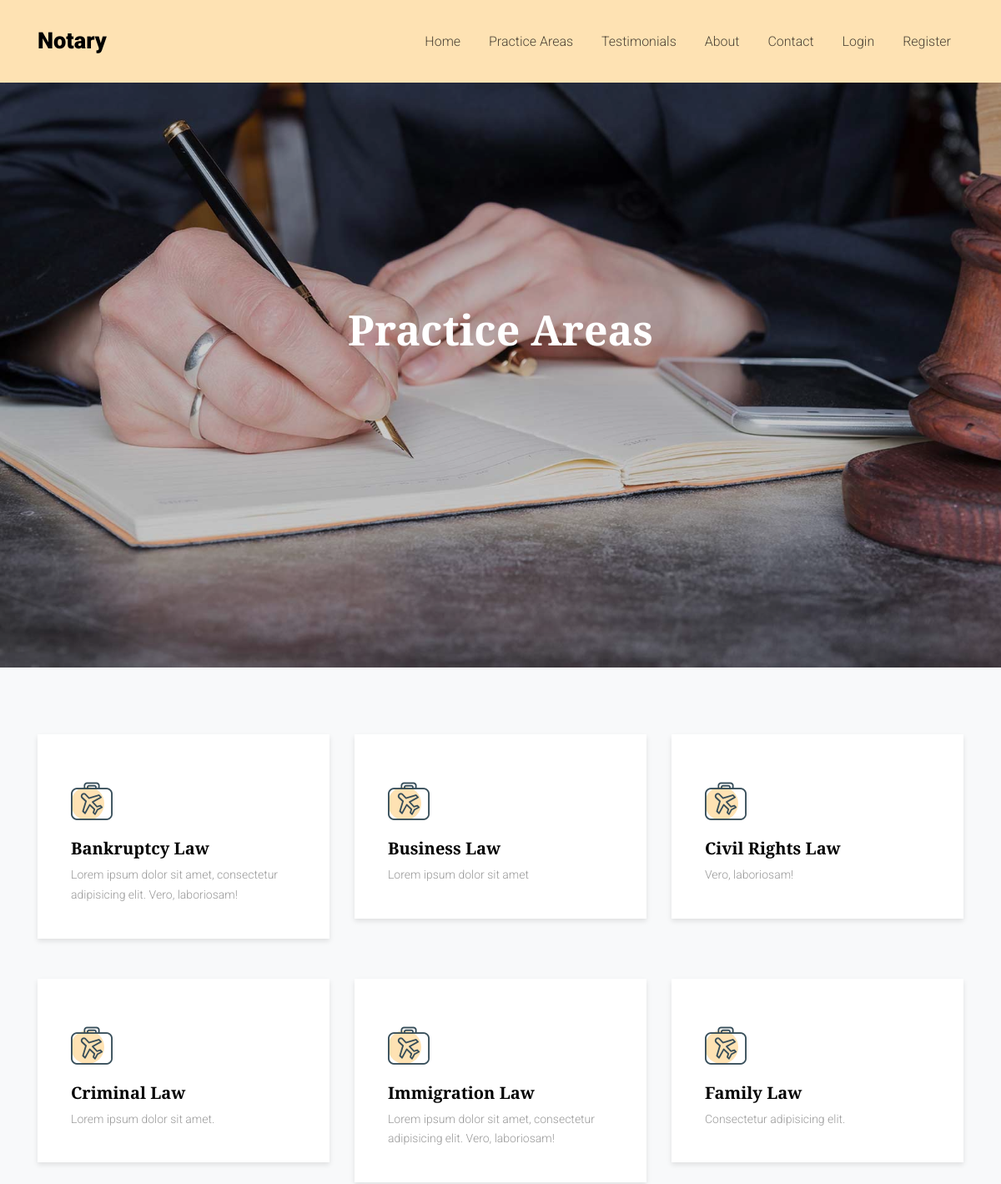
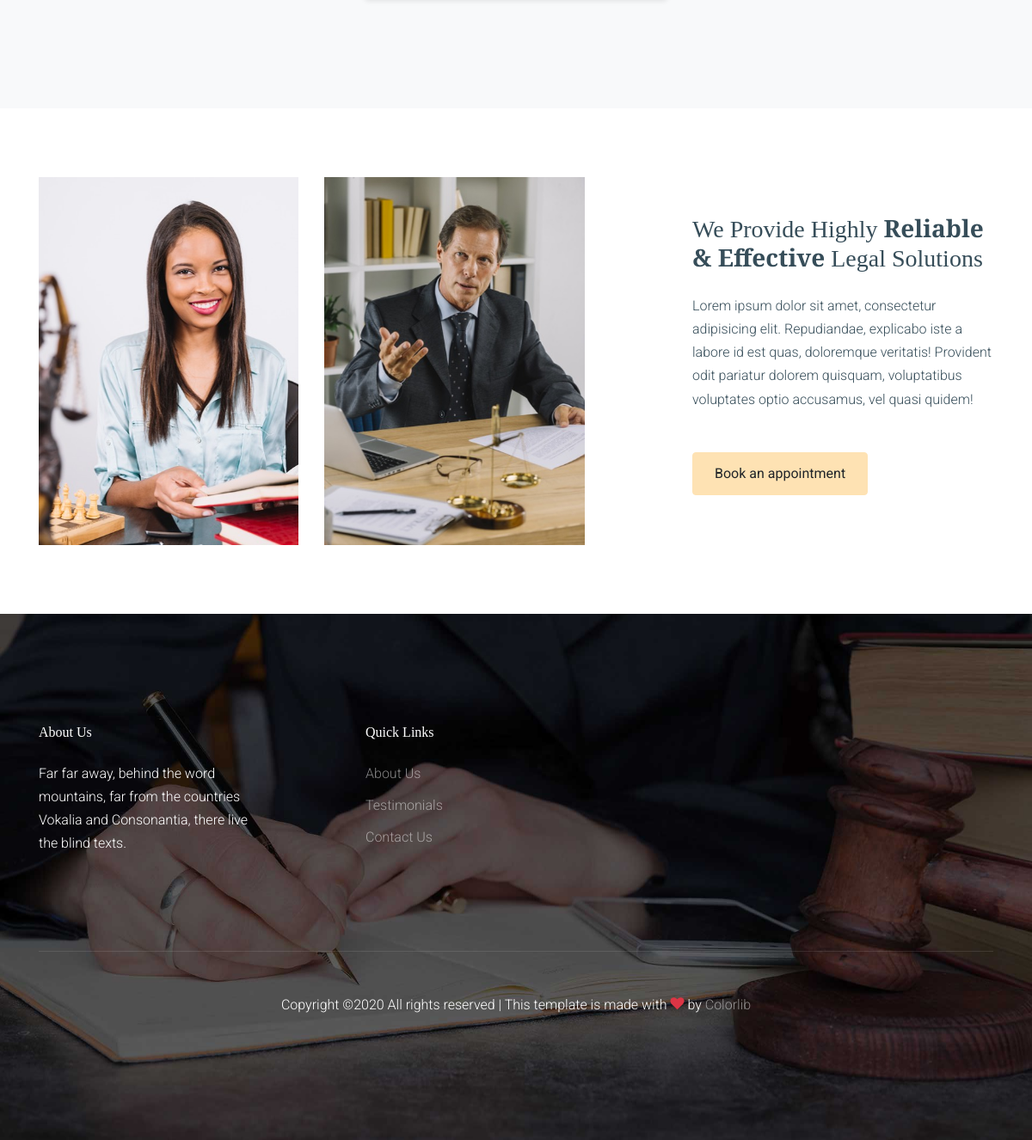
Page /practice-areas.html on the committed database (2 pictures, top to bottom).
### firm/models.py (models this page shows)
class practice(models.Model):
      photo=models.ImageField(upload_to='images')
      lawtype=models.CharField(max_length=50)
      text=models.CharField(max_length=100)

### firm/views.py (the view)
# urls.py: path('practice-areas.html',views.practice,name='practise'),
def practice(request):
    practice1=firm.models.practice.objects.all()
    return render(request,'practice-areas.html',{'practice1':practice1})

### templates/practice-areas.html (shortened to what this page needs)
{% load static %}
<!doctype html>
<html lang="en">
  <head>
    <link rel="stylesheet" href="{% static 'fonts/icomoon/style.css' %}">
    <link rel="stylesheet" href="{% static 'css/bootstrap.min.css' %}">
    <link rel="stylesheet" href="{% static 'css/bootstrap-datepicker.css' %}">
    <link rel="stylesheet" href="{% static 'css/jquery.fancybox.min.css' %}">
    <link rel="stylesheet" href="{% static 'css/owl.carousel.min.css' %}">
    <link rel="stylesheet" href="{% static 'css/owl.theme.default.min.css' %}">
    <link rel="stylesheet" href="{% static 'fonts/flaticon/font/flaticon.css' %}">
    <link rel="stylesheet" href="{% static 'css/aos.css' %}">
    <link rel="stylesheet" href="{% static 'css/style.css' %}">
  </head>
  <body>
    <div class="site-wrap" id="home-section">
      <header class="site-navbar site-navbar-target" role="banner">
        <div class="container">
          <div class="row align-items-center position-relative">
            <div class="col">
              <div class="site-logo">
                <a href="index.html"><strong>Notary</strong></a>
              </div>
            </div>
            <div class="col-9 text-right text-lg-left">
              <nav class="site-navigation text-right ml-auto d-none d-lg-block" role="navigation">
                <ul class="site-menu main-menu js-clone-nav ml-auto ">
                  <li><a href="index.html" class="nav-link">Home</a></li>
                  <li class="has-children active">
                   <li><a href="practice-areas.html" class="nav-link">Practice Areas</a>
                  <li><a href="testimonials.html" class="nav-link">Testimonials</a></li>
                  <li><a href="about.html" class="nav-link">About</a></li>
                  <li><a href="contact.html" class="nav-link">Contact</a></li>
                  {% if user.is_authenticated %}
                  <li>Welcome {{user.username}}!</li>
                  <li><a href="logout">Logout</a></li>
                  {% else %}
                  <li><a href="login.html">Login</a></li>
                  <li><a href="register.html">Register</a></li>
                  {% endif %}
                </ul>
              </nav>
            </div>
          </div>
        </div>
      </header>
      <div class="hero overlay" style="background-image: url({% static 'images/hero_bg_1.jpg' %})">
        <div class="container">
          <div class="row align-items-center justify-content-center">
            <div class="col-lg-12">
              <div class="row align-items-center justify-content-center">
                <div class="col-lg-7 text-center intro">
                  <h1 class="text-white"><strong>Practice Areas</strong></h1>
                </div>
              </div>
            </div>
          </div>
        </div>
      </div>
      <div class="site-section bg-light">
        <div class="container">
          <div class="row">
            {% for i in practice1 %}
            <div class="col-lg-4 mb-5">
              <div class="practicing">
                <div class="practicing-inner">
                  <div class="wrap-icon">
                    <span class="flaticon-luggage"></span>
                  </div>
                  <h3>{{i.lawtype}}</h3>
                  <p>{{i.text}}</p>
                </div>
              </div>
            </div>
            {% endfor %}
          </div>
        </div>
      </div>
      <div class="site-section">
        <div class="container">
          <div class="row align-items-center">
            <div class="col-lg-7 text-center">
              <div class="row mb-5 mb-lg-0">
                <div class="col-6">
                  <img src="{% static 'images/atty_1.jpg' %}" alt="Image" class="img-fluid">
                </div>
                <div class="col-6">
                  <img src="{% static 'images/atty_2.jpg' %}" alt="Image" class="img-fluid">
                </div>
              </div>
            </div>
            <div class="col-lg-4 ml-auto order-lg-1">
              <h3 class="mb-4 section-heading">We Provide Highly <strong>Reliable &amp; Effective</strong> Legal Solutions </h3>
              <p class="mb-5">Lorem ipsum dolor sit amet, consectetur adipisicing elit. Repudiandae, explicabo iste a labore id est quas, doloremque veritatis! Provident odit pariatur dolorem quisquam, voluptatibus voluptates optio accusamus, vel quasi quidem!</p>
              <p><a href="index.html" class="btn btn-primary">Book an appointment</a></p>
            </div>
          </div>
        </div>
      </div>
      <footer class="site-footer" style="background-image: url({% static 'images/hero_bg_footer.jpg' %})">
        <div class="container">
          <div class="row">
            <div class="col-lg-3">
              <h2 class="footer-heading mb-4">About Us</h2>
              <p>Far far away, behind the word mountains, far from the countries Vokalia and Consonantia, there live the blind texts.</p>
            </div>
            <div class="col-lg-8 ml-auto">
              <div class="row">
                <div class="col-lg-3">
                  <h2 class="footer-heading mb-4">Quick Links</h2>
                  <ul class="list-unstyled">
                    <li><a href="about.html">About Us</a></li>
                    <li><a href="testimonials.html">Testimonials</a></li>
                    <li><a href="contact.html">Contact Us</a></li>
                  </ul>
                </div>
              </div>
            </div>
          </div>
          <div class="row pt-5 mt-5 text-center">
            <div class="col-md-12">
              <div class="border-top pt-5">
                <p>
              Copyright &copy;<script>document.write(new Date().getFullYear());</script> All rights reserved | This template is made with <i class="icon-heart text-danger" aria-hidden="true"></i> by <a href="https://colorlib.com" target="_blank" >Colorlib</a>
              </p>
              </div>
            </div>
          </div>
        </div>
      </footer>
    </div>
  </body>
</html>

### static/css/style.css (style rules this page uses)
body { line-height: 1.7; color: #364d59 !important; font-weight: 300; font-size: 1rem; background: #fff; }
a { -webkit-transition: .3s all ease; -o-transition: .3s all ease; transition: .3s all ease; text-decoration: none; }
h1, h2, h3, h4, h5, .h1, .h2, .h3, .h4, .h5 { font-weight: 300; color: #364d59; font-family: 'Playfair Display'; }
.site-section { padding: 2.5em 0; }
@media (min-width: 768px) { .site-section { padding: 5em 0; } }
.site-footer { padding: 4em 0; background-size: cover; background-repeat: no-repeat; background-position: center center; }
@media (min-width: 768px) { .site-footer { padding: 8em 0; } }
.site-footer .border-top { border-top: 1px solid rgba(255, 255, 255, 0.1) !important; }
.site-footer p { color: #fff; }
.site-footer h2, .site-footer h3, .site-footer h4, .site-footer h5 { color: #fff; }
.site-footer a { color: rgba(255, 255, 255, 0.5); }
.site-footer ul li { margin-bottom: 10px; }
.site-footer .footer-heading { font-size: 16px; color: #fff; }
.select-wrap, .wrap-icon { position: relative; }
.site-navbar { margin-bottom: 0px; z-index: 9; position: absolute; top: 0; width: 100%; padding: 1rem; background: #fee2b3; }
.site-navbar .site-logo { margin: 0; padding: 0; font-size: 1.7rem; }
.site-navbar .site-logo strong { font-weight: 900; }
.site-navbar .site-logo a { color: #000; }
.site-navbar .site-navigation .site-menu { margin: 0; padding: 0; margin-bottom: 0; }
.site-navbar .site-navigation .site-menu .active { color: #fee2b3 !important; }
.site-navbar .site-navigation .site-menu a { text-decoration: none !important; display: inline-block; }
.site-navbar .site-navigation .site-menu > li { display: inline-block; }
.site-navbar .site-navigation .site-menu > li > a { margin-left: 15px; margin-right: 15px; padding: 20px 0px; color: rgba(0, 0, 0, 0.7); display: inline-block; text-decoration: none !important; }
.site-navbar .site-navigation .site-menu .has-children { position: relative; }
.site-mobile-menu .site-nav-wrap { padding: 0; margin: 0; list-style: none; position: relative; }
.site-mobile-menu .site-nav-wrap a { padding: 10px 20px; display: block; position: relative; color: #212529; }
.site-mobile-menu .site-nav-wrap li { position: relative; display: block; }
.site-mobile-menu .site-nav-wrap > li { display: block; position: relative; float: left; width: 100%; }
.site-mobile-menu .site-nav-wrap > li > a { padding-left: 20px; font-size: 20px; }
.hero { position: relative; background-size: cover; }
.hero, .hero > .container > .row { height: 100vh; min-height: 770px; }
.hero .intro { position: relative; z-index: 4; }
.hero .intro h1 { color: #000; font-size: 50px; }
.hero .intro strong { font-weight: 900; }
.hero.overlay { position: relative; }
.hero.overlay:before { position: absolute; content: ""; top: 0; left: 0; right: 0; bottom: 0; background: rgba(0, 0, 0, 0.2); }
.practicing { position: relative; }
.practicing .wrap-icon { position: relative; display: block; z-index: 2; }
.practicing .wrap-icon:before { content: ""; position: absolute; top: 50%; -webkit-transform: translateY(-50%); -ms-transform: translateY(-50%); transform: translateY(-50%); left: 0; width: 40px; height: 40px; background: #fee2b3; border-radius: 50%; z-index: -1; }
.practicing .wrap-icon span { font-size: 50px; }
.practicing .practicing-inner { position: relative; padding: 40px; -webkit-box-shadow: 0 3px 6px 0 rgba(0, 0, 0, 0.1); box-shadow: 0 3px 6px 0 rgba(0, 0, 0, 0.1); background: #fff; font-size: 14px; }
.practicing .practicing-inner h3 { font-size: 20px; color: #000; font-weight: 700; }
.practicing .practicing-inner *:last-child { margin-bottom: 0; }
.practicing .practicing-inner p { color: #999; }
.btn.btn-primary { padding: 12px 25px; }
.section-heading strong { font-weight: 700; }

### rows in the picture
practice: lawtype "Bankruptcy Law", text "Lorem ipsum dolor sit amet, consectetur adipisicing elit. Vero, laboriosam!"
practice: lawtype "Business Law", text "Lorem ipsum dolor sit amet"
practice: lawtype "Civil Rights Law", text "Vero, laboriosam!"
practice: lawtype "Criminal Law", text "Lorem ipsum dolor sit amet."
practice: lawtype "Immigration Law", text "Lorem ipsum dolor sit amet, consectetur adipisicing elit. Vero, laboriosam!"
practice: lawtype "Family Law", text "Consectetur adipisicing elit."
